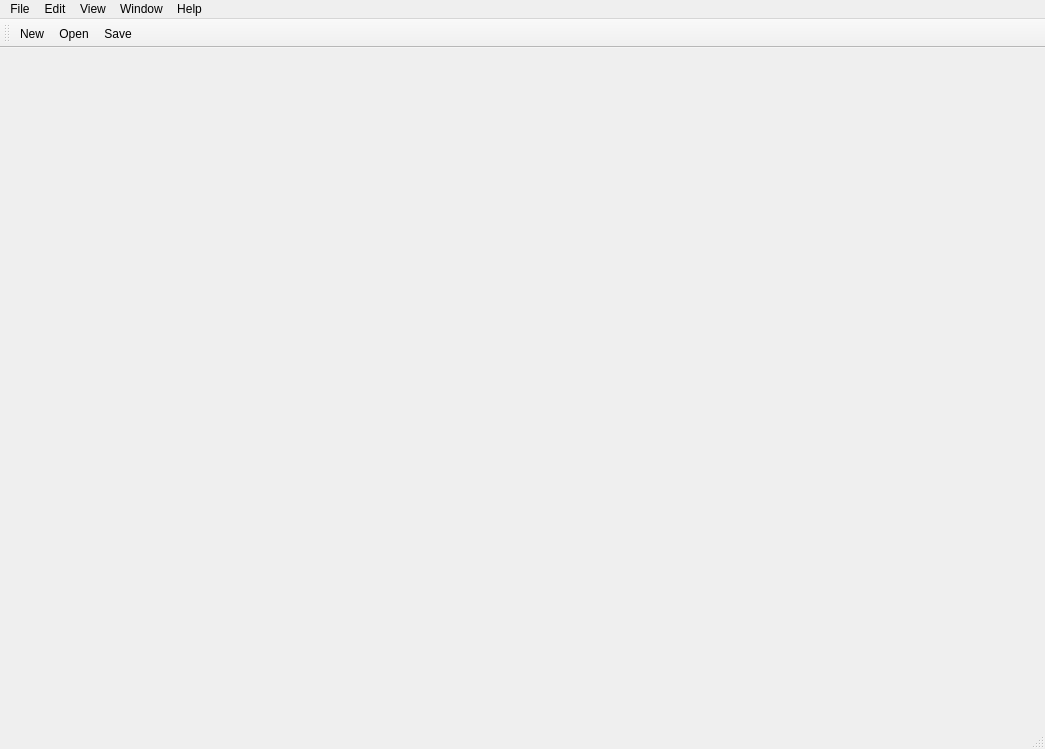
<?xml version="1.0" encoding="UTF-8"?>
<ui version="4.0">
 <class>MainWindow</class>
 <widget class="QMainWindow" name="MainWindow">
  <property name="geometry">
   <rect>
    <x>0</x>
    <y>0</y>
    <width>1045</width>
    <height>749</height>
   </rect>
  </property>
  <property name="windowTitle">
   <string>MainWindow</string>
  </property>
  <widget class="QWidget" name="centralwidget">
   <layout class="QHBoxLayout" name="horizontalLayout">
    <item>
     <widget class="QTabWidget" name="tabWidget">
      <property name="currentIndex">
       <number>-1</number>
      </property>
      <property name="documentMode">
       <bool>true</bool>
      </property>
      <property name="tabsClosable">
       <bool>true</bool>
      </property>
      <property name="movable">
       <bool>true</bool>
      </property>
     </widget>
    </item>
   </layout>
  </widget>
  <widget class="QMenuBar" name="menubar">
   <property name="geometry">
    <rect>
     <x>0</x>
     <y>0</y>
     <width>1045</width>
     <height>21</height>
    </rect>
   </property>
   <widget class="QMenu" name="menuFile">
    <property name="title">
     <string>File</string>
    </property>
    <widget class="QMenu" name="menuImport">
     <property name="title">
      <string>Import</string>
     </property>
     <addaction name="actionImportYoda"/>
     <addaction name="actionImportIP_XACT"/>
    </widget>
    <widget class="QMenu" name="menuExport">
     <property name="title">
      <string>Export</string>
     </property>
     <addaction name="actionExportIP_XACT"/>
     <addaction name="actionExportDocx"/>
    </widget>
    <addaction name="actionNew"/>
    <addaction name="actionOpen"/>
    <addaction name="menuImport"/>
    <addaction name="actionSave"/>
    <addaction name="actionSave_As"/>
    <addaction name="menuExport"/>
    <addaction name="actionClose"/>
    <addaction name="actionExit"/>
   </widget>
   <widget class="QMenu" name="menuEdit">
    <property name="title">
     <string>Edit</string>
    </property>
    <addaction name="actionCut"/>
    <addaction name="actionCopy"/>
    <addaction name="actionPaste"/>
   </widget>
   <widget class="QMenu" name="menuHelp">
    <property name="title">
     <string>Help</string>
    </property>
    <addaction name="actionAbout"/>
    <addaction name="actionChangelog"/>
   </widget>
   <widget class="QMenu" name="menuView">
    <property name="title">
     <string>View</string>
    </property>
    <addaction name="actionDesignView"/>
    <addaction name="actionDebugView"/>
   </widget>
   <widget class="QMenu" name="menuWindow">
    <property name="title">
     <string>Window</string>
    </property>
    <addaction name="actionRegister_Access_Log"/>
   </widget>
   <addaction name="menuFile"/>
   <addaction name="menuEdit"/>
   <addaction name="menuView"/>
   <addaction name="menuWindow"/>
   <addaction name="menuHelp"/>
  </widget>
  <widget class="QStatusBar" name="statusbar"/>
  <widget class="QToolBar" name="toolBar">
   <property name="windowTitle">
    <string>toolBar</string>
   </property>
   <attribute name="toolBarArea">
    <enum>TopToolBarArea</enum>
   </attribute>
   <attribute name="toolBarBreak">
    <bool>false</bool>
   </attribute>
   <addaction name="actionNewDesign"/>
   <addaction name="actionOpenDesign"/>
   <addaction name="actionSaveDesign"/>
  </widget>
  <action name="actionNew">
   <property name="text">
    <string>New</string>
   </property>
  </action>
  <action name="actionOpen">
   <property name="text">
    <string>Open</string>
   </property>
  </action>
  <action name="actionSave">
   <property name="text">
    <string>Save</string>
   </property>
  </action>
  <action name="actionSave_As">
   <property name="text">
    <string>Save As</string>
   </property>
  </action>
  <action name="actionClose">
   <property name="text">
    <string>Close</string>
   </property>
  </action>
  <action name="actionExit">
   <property name="text">
    <string>Exit</string>
   </property>
  </action>
  <action name="actionCut">
   <property name="text">
    <string>Cut</string>
   </property>
  </action>
  <action name="actionCopy">
   <property name="text">
    <string>Copy</string>
   </property>
  </action>
  <action name="actionPaste">
   <property name="text">
    <string>Paste</string>
   </property>
  </action>
  <action name="actionAbout">
   <property name="text">
    <string>About</string>
   </property>
  </action>
  <action name="actionImportYoda">
   <property name="text">
    <string>yoda</string>
   </property>
  </action>
  <action name="actionImportIP_XACT">
   <property name="text">
    <string>ipxact</string>
   </property>
  </action>
  <action name="actionExportIP_XACT">
   <property name="text">
    <string>ipxact</string>
   </property>
  </action>
  <action name="actionDesignView">
   <property name="text">
    <string>Design</string>
   </property>
  </action>
  <action name="actionDebugView">
   <property name="text">
    <string>Debug</string>
   </property>
  </action>
  <action name="actionExportDocx">
   <property name="text">
    <string>docx</string>
   </property>
  </action>
  <action name="actionRegister_Access_Log">
   <property name="text">
    <string>Register Access Log</string>
   </property>
  </action>
  <action name="actionNewDesign">
   <property name="text">
    <string>New</string>
   </property>
   <property name="toolTip">
    <string>Create a new register design</string>
   </property>
  </action>
  <action name="actionOpenDesign">
   <property name="text">
    <string>Open</string>
   </property>
   <property name="toolTip">
    <string>Open a register design</string>
   </property>
  </action>
  <action name="actionSaveDesign">
   <property name="text">
    <string>Save</string>
   </property>
   <property name="toolTip">
    <string>Save a register design</string>
   </property>
  </action>
  <action name="actionChangelog">
   <property name="text">
    <string>Changelog</string>
   </property>
  </action>
 </widget>
 <resources/>
 <connections/>
</ui>
